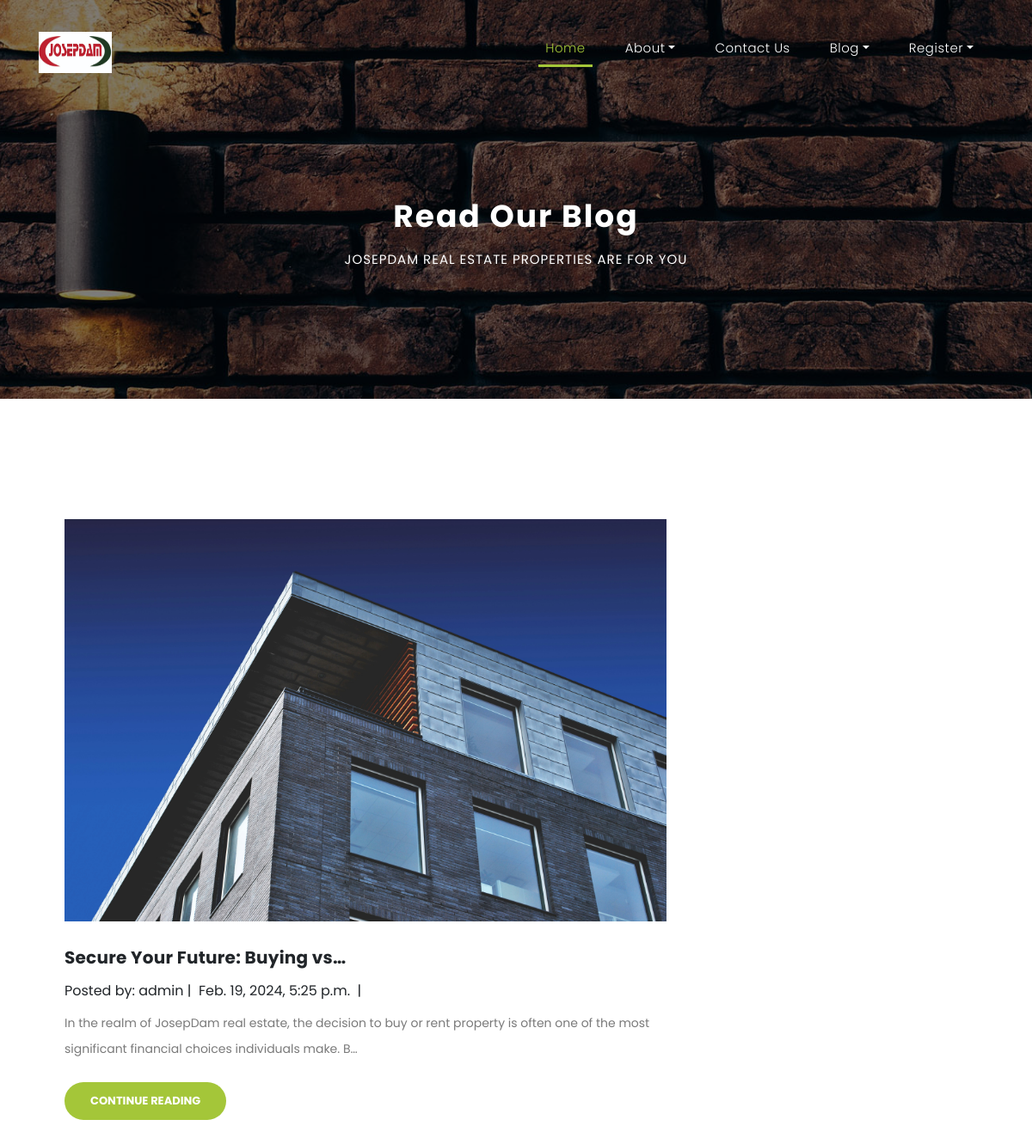
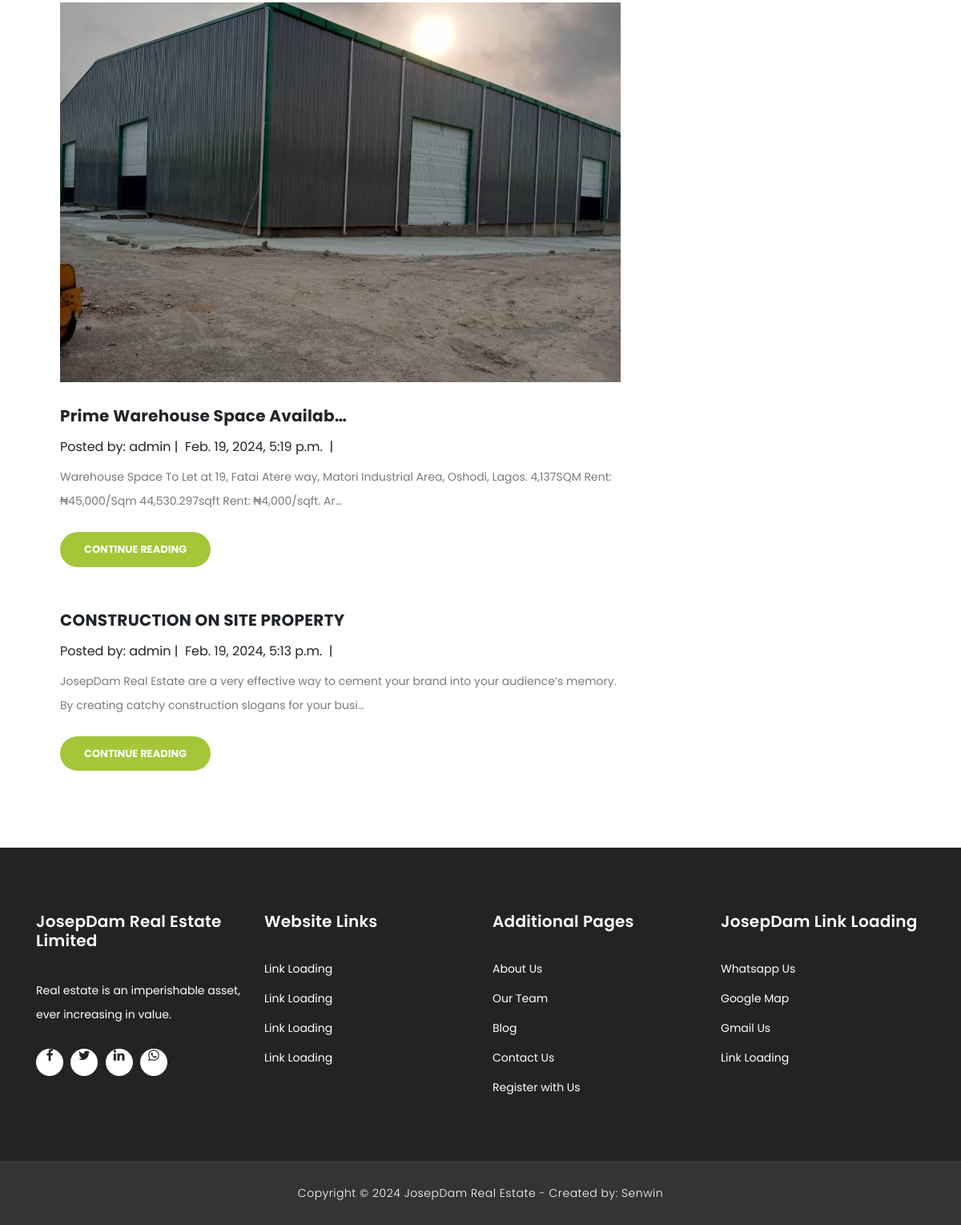
Screenshot of /blog/ with the database file from the repository (2 pictures, top to bottom).
### josepdam/models.py (models this page shows, shortened)
class BlogPost(models.Model):
    title = models.CharField(max_length=255, blank=True, null=True)
    description = models.TextField()
    slug = models.SlugField (max_length=255)
    img = models.ImageField ( upload_to= 'image_blog/')
    publish_date = models.DateTimeField (auto_now_add= True)
    author = models.ForeignKey(User, on_delete=models.CASCADE)
    price = models.IntegerField()
    location = models.CharField(max_length = 200,blank=True, null=True)
    class Meta:
        ordering =['-publish_date']

### josepdam/views.py (the view)
# urls.py: path('blog/', BlogView.as_view(), name="blog"),
class BlogView(ListView):
    model = BlogPost
    template_name = 'josep/blog.html'

### templates/josep/blog.html (shortened to what this page needs)
{% extends "base.html" %}
{% load static %}
{% block content%}
    <div class="page-heading header-text">
      <div class="container">
        <div class="row">
          <div class="col-md-12">
            <h1>Read our Blog</h1>
            <span>Josepdam Real Estate Properties Are For You</span>
          </div>
        </div>
      </div>
    </div>
    <div class="single-services">
      <div class="container">
        <div class="row">
          <div class="col-md-8">
            <section class='tabs-content'>
              {% for post in object_list %}
              <article id='tabs-2'>
                <a href="{% url 'detail-blog' post.pk %}">
                {% if post.img %}
                <img src="{{ post.img.url }}" alt=""
                {% endif %}
              </a>
              <h4><a href="{% url 'detail-blog' post.pk %}">{{ post.title|truncatechars:30 }}</a></h4>
                <div style="margin-bottom:10px;">
                  <span>Posted by: {{post.author}}&nbsp;|&nbsp; {{ post.publish_date }} &nbsp;|&nbsp;<span>
                </div>
                <p>{{ post.description|truncatechars:150 }}</p>
                <br>
                <div>
                  <a href="{% url 'detail-blog' post.pk %}" class="filled-button">Continue Reading</a>
                </div><br>
              </article>
              {% endfor %}
            </section>
          </div>
        </div>
      </div>
    </div>
    <br>
    <br>
    <br>
    {% endblock %}

### static/assets/css/style.css (style rules this page uses)
body { font-family: 'Poppins', sans-serif; overflow-x: hidden; text-rendering: optimizeLegibility; -webkit-font-smoothing: antialiased; -moz-osx-font-smoothing: grayscale; }
p { margin-bottom: 0px; font-size: 14px; color: #666666; line-height: 30px; }
a { text-decoration: none!important; }
h1,h2,h3,h4,h5,h6 { margin: 0px; }
a.filled-button { background-color: #a4c639; color: #fff; font-size: 13px; text-transform: uppercase; font-weight: 700; padding: 12px 30px; border-radius: 30px; display: inline-block; transition: all 0.3s; }
*, *:before, *:after { -webkit-box-sizing: border-box; box-sizing: border-box; -webkit-font-smoothing: antialiased; -moz-osx-font-smoothing: grayscale; }
.page-heading { text-align: center; background-image: url(../images/banner-image-1-1920x500.jpg); background-position: center center; background-repeat: no-repeat; background-size: cover; padding: 230px 0px 150px 0px; color: #fff; position: relative; }
.page-heading .container { position: relative; z-index: 2; }
.page-heading:before { content: ''; position: absolute; top: 0; left: 0; right: 0; bottom: 0; background-color: rgba(0,0,0,0.5); z-index: 1; }
.page-heading h1 { text-transform: capitalize; font-size: 36px; font-weight: 700; letter-spacing: 2px; margin-bottom: 18px; }
.page-heading span { font-size: 15px; text-transform: uppercase; letter-spacing: 1px; color: #fff; display: block; }
.single-services { margin-top: 140px; }
.tabs-content { margin-left: 30px; text-align: left; display: inline-block; transition: all 0.3s; }
.tabs-content img { max-width: 100%; overflow: hidden; }
.tabs-content h4 { font-size: 20px; font-weight: 700; letter-spacing: 0.25px; margin-bottom: 15px; margin-top: 30px; }
.tabs-content h4 a { color: inherit; }
.tabs-content p { font-size: 14px; color: #7a7a7a; margin-bottom: 0px; }

### rows the page displays
BlogPost: img (picture), title "Secure Your Future: Buying vs…", author "admin", publish_date "Feb. 19, 2024, 5:25 p.m.", description "In the realm of JosepDam real estate, the decision to buy or rent property is often one of the most significant financial choices individuals make. B…"
BlogPost: img (picture), title "Prime Warehouse Space Availab…", author "admin", publish_date "Feb. 19, 2024, 5:19 p.m.", description "Warehouse Space To Let at 19, Fatai Atere way, Matori Industrial Area, Oshodi, Lagos. 4,137SQM Rent: ₦45,000/Sqm 44,530.297sqft Rent: ₦4,000/sqft. Ar…"
BlogPost: title "CONSTRUCTION ON SITE PROPERTY", author "admin", publish_date "Feb. 19, 2024, 5:13 p.m.", description "JosepDam Real Estate are a very effective way to cement your brand into your audience’s memory. By creating catchy construction slogans for your busi…"
